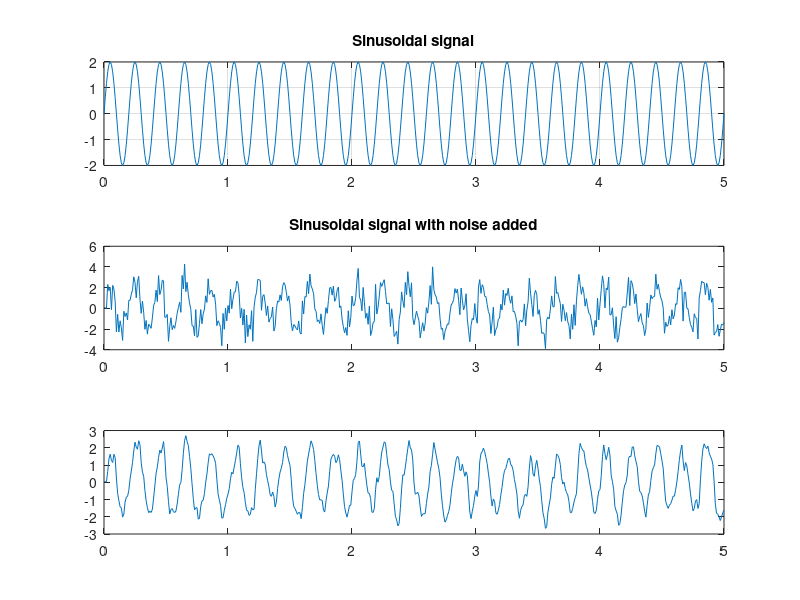

Write the MATLAB code that produced this figure. (Note: this script raises an error after producing the figure.)
%IIR_ Butterworth Low Pass Filter design  
clc
clear all
fs=100                  
f=5                     
t=5                     
n=[0:1/fs:t]            
x=2*sin(2*pi*f*n)       
subplot(3,1,1)
plot(n,x)
grid on
title('Sinusoidal signal');
z=awgn(x,1)          
subplot(3,1,2)
plot(n,z)
title('Sinusoidal signal with noise added');
o=1                
wc=2*pi*3.5/fs          
[b,a]=butter(1,wc,'low') 
iir=filter(b,a,z)
subplot(3,1,3)
plot(n,iir)
fvtool(b,a);   
%High - pass Filter
clc
clear all
fs=100                  
f=5                    
t=5                     
n=[0:1/fs:t]            
x=2*sin(2*pi*f*n)      
subplot(3,1,1)
plot(n,x)
grid on
title('Sinusoidal signal');
z=awgn(x,1)          
subplot(3,1,2)
plot(n,z)
title('Sinusoidal signal with noise added');
o=1              
wc=2*pi*3.5/fs           
[b,a]=butter(1,wc,'high') 
iir=filter(b,a,z)
subplot(3,1,3)
plot(n,iir)
fvtool(b,a);   
